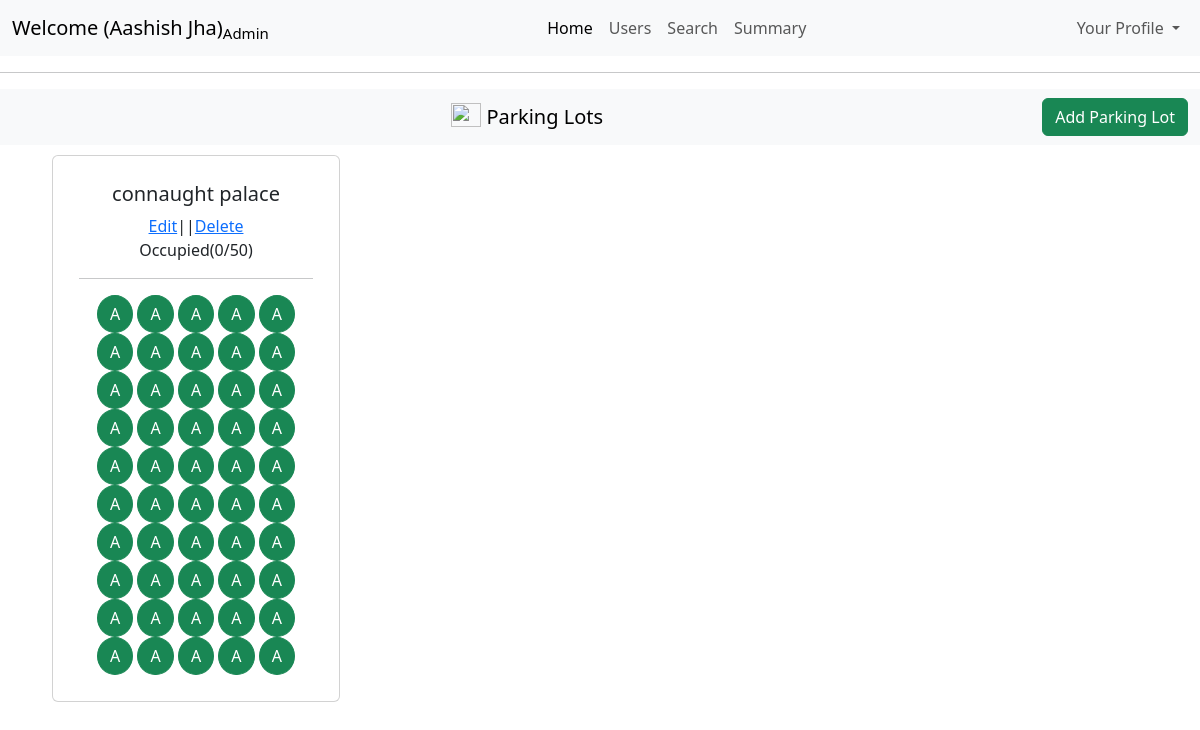
The app's page /admin/dashboard (signed in), older data.
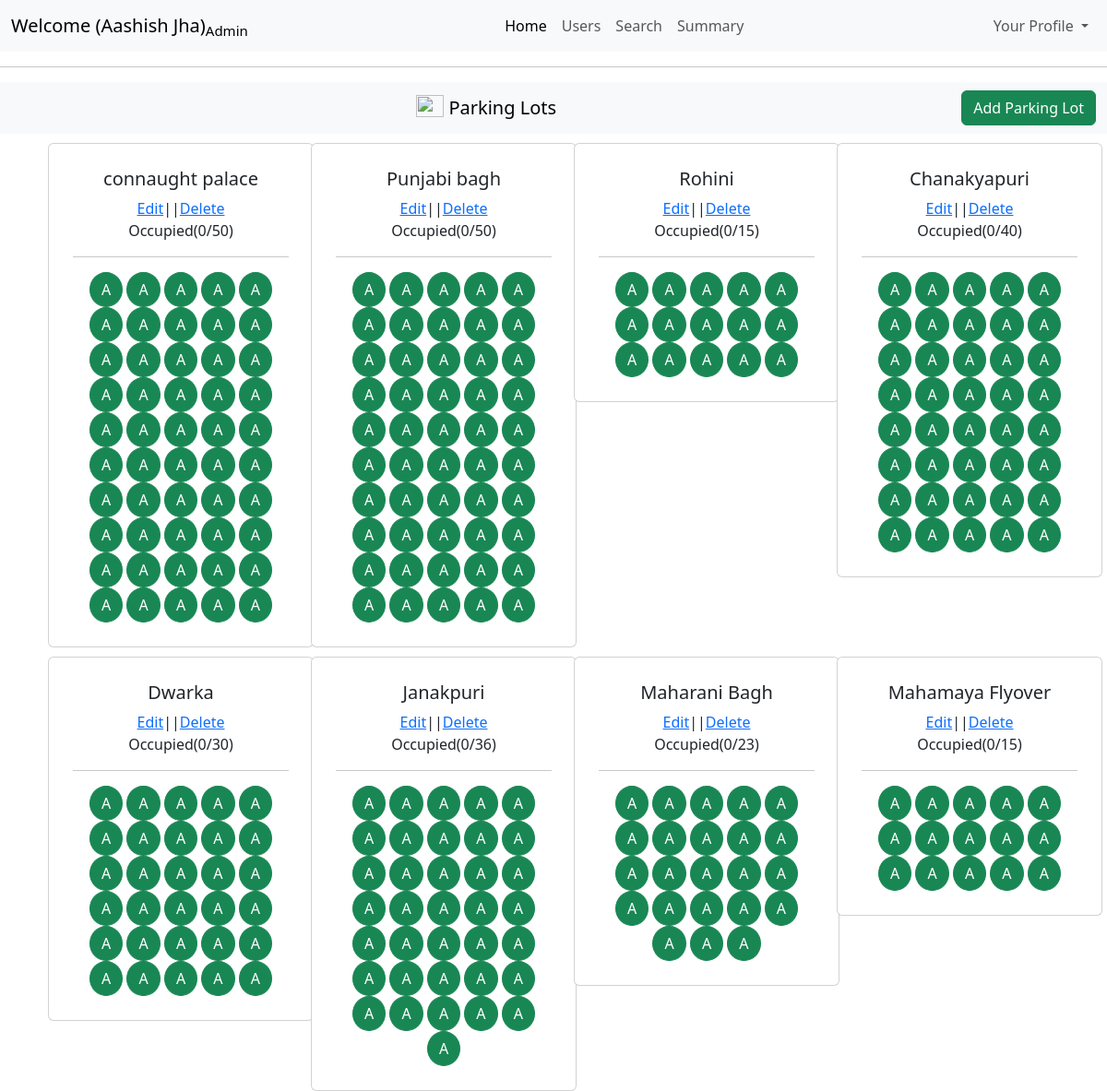
The same page, newer data.
### models/models.py (models this page shows)
class ParkingLot(db.Model):
    id=db.Column(db.Integer(),primary_key=True)
    location_name = db.Column(db.String(250),nullable=False)
    pincode=db.Column(db.Integer(),nullable=False)
    price=db.Column(db.Integer(),nullable=False)
    max_spots=db.Column(db.Integer(),nullable=False)
    address=db.Column(db.String(250),nullable=False)
    occupied=db.Column(db.Integer(),default=0)

### controllers/controllers.py (the view)
@controllers.route("/admin/dashboard", methods=['GET','POST'])
def admindashboard():
    parkinglot=ParkingLot.query.all()
    print("ram")
    return render_template("admindashboard.html",fullname=session["fullname"]
                           ,status=session["status"],
                           role=session["role"],parkinglot=parkinglot)

### templates/adminDashboard.html (shortened to what this page needs)
<!DOCTYPE html>
<html lang="en">
<head>
    <link href="https://cdn.jsdelivr.net/npm/bootstrap@5.3.7/dist/css/bootstrap.min.css" rel="stylesheet">
</head>
<body>
    <nav class="navbar navbar-expand-lg bg-body-tertiary">
  <div class="container-fluid">
    <a class="navbar-brand " href="#">Welcome ({{session['fullname']}})<sub>Admin</sub></a>
    <div class="collapse navbar-collapse" id="navbarNavDropdown">
      <ul class="navbar-nav ms-auto">
        <li class="nav-item">
          <a class="nav-link active" aria-current="page" href="#">Home</a>
        </li>
        <li class="nav-item">
          <a class="nav-link" href="/admin/dashboard/users">Users</a>
        </li>
        <li class="nav-item">
          <a class="nav-link" href="/admin/dashboard/search">Search</a>
        </li>
        <li class="nav-item">
          <a class="nav-link" href="/admin/dashboard/summary">Summary</a>
        </li>
    </ul>
    <ul class="navbar-nav ms-auto">
        <li class="nav-item dropdown">
          <a class="nav-link dropdown-toggle" href="#" role="button" data-bs-toggle="dropdown" aria-expanded="false">
            Your Profile
          </a>
        </li>
      </ul>
    </div>
  </div>
</nav>
<hr>
<nav class="navbar bg-body-tertiary">
  <div class="container-fluid text-center">
    <a class="navbar-brand mx-auto " href="#">
      <img src="https://images.pexels.com/photos/164634/pexels-photo-164634.jpeg?_gl=1*1rfblvq*_ga*MTY5NDc0NzA3NC4xNzUzMjk4NzE5*_ga_8JE65Q40S6*czE3NTMyOTg3MTgkbzEkZzEkdDE3NTMyOTg3MjMkajU1JGwwJGgw" width="30" height="24" class="d-inline-block align-text-top" style="align-content: center;">
      Parking Lots
    </a>
<a href="/admin/dashboard/addparkinglot" class="btn btn-success">
  Add Parking Lot
</a>  </div>
</nav>
<div class="container">
    <div class="row">
      {% for lot in parkinglot %}
        <div class="col-md-3 col-sm-6">
        <div class="card " style="width: 18rem;  margin-left: 10px; margin-top: 10px;">
        <div class="card-body text-center" style="margin:10px">
        <h5 class="card-title">{{lot.location_name}}</h5>
        <span style="align-content: center;"><a href="/admin/dashboard/editlot/{{ lot.id }}">Edit</a>||<a href="/admin/dashboard/deletelot/{{ lot.id }}">Delete</a></span>
        <p>Occupied({{lot.occupied}}/{{lot.max_spots}})</p>
        <hr>
     {% set avail=lot.max_spots-lot.occupied %}
    {% for i in range(avail)%}
    <button type="button" class="btn btn-success" style="border-radius: 50%;">A</button>
     {% endfor %}
    </div>
    </div>
    </div>
     {% endfor %}
  </div>
</div>
</body>
</html>

Row changes from the older to the newer data that the page shows:
added ParkingLot: location_name "Punjabi bagh", occupied "0", max_spots "50"
added ParkingLot: location_name "Rohini", occupied "0", max_spots "15"
added ParkingLot: location_name "Chanakyapuri", occupied "0", max_spots "40"
added ParkingLot: location_name "Dwarka", occupied "0", max_spots "30"
added ParkingLot: location_name "Janakpuri", occupied "0", max_spots "36"
added ParkingLot: location_name "Maharani Bagh", occupied "0", max_spots "23"
added ParkingLot: location_name "Mahamaya Flyover", occupied "0", max_spots "15"
